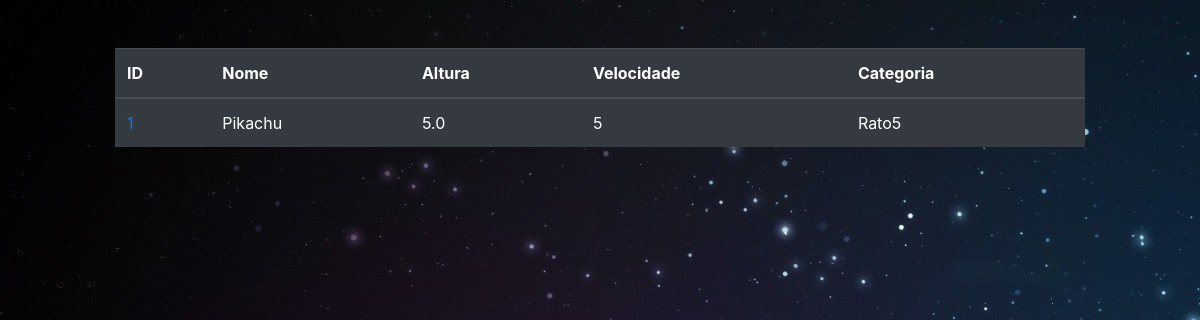
/pokedex/listar, run on an earlier commit of the app's database.
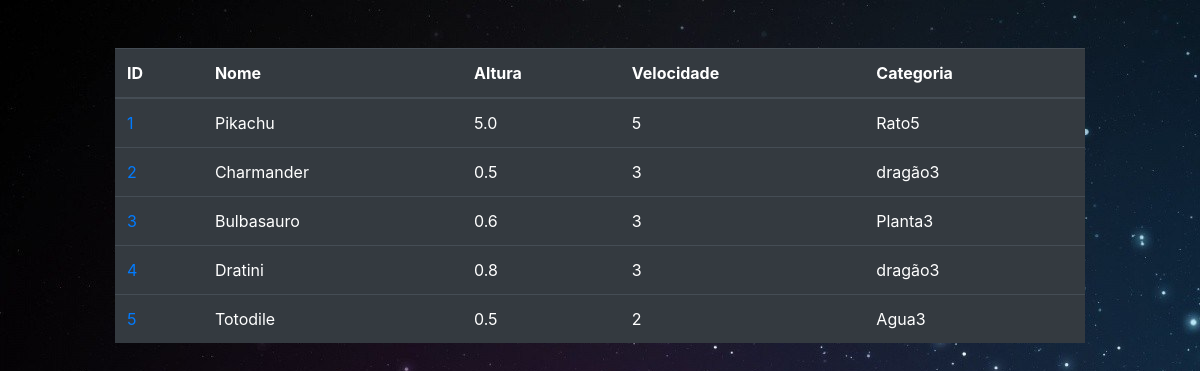
And on a later commit of the database.
### pokedex/models.py (models this page shows, shortened)
class Pokemon(models.Model):
    imagem = models.FileField(upload_to='fotos/')
    nome = models.CharField(max_length=120)
    altura = models.FloatField()
    fk_categoria = models.ForeignKey('Categoria', on_delete=models.PROTECT)
    fk_habilidades = models.ManyToManyField(Habilidade)
    ponto_saude = models.PositiveIntegerField()
    ataque = models.PositiveIntegerField()
    defesa = models.PositiveIntegerField()
    ataque_especial = models.PositiveIntegerField()
    defesa_especial = models.PositiveIntegerField()
    velocidade = models.PositiveIntegerField()
    evolucao = models.ManyToManyField('Pokemon',null=True, blank=True)

class Categoria(models.Model):
    nome = models.CharField(max_length=120, unique=True)

### pokedex/views.py (the view)
# urls.py: path("listar", listarPokemons, name="listar_pokemons"),
def listarPokemons(request):
    pokemons = Pokemon.objects.all()
    contexto = {
        "todos_pokemons": pokemons,
    }
    return render(request, 'listar.html', contexto)

### pokedex/templates/listar.html
{% extends "base.html" %}
{% block conteudo %}
    <table class="table table-hover table-dark" >
        <thead>
        <tr>
            <th>ID</th>
            <th>Nome</th>
            <th>Altura</th>
            <th>Velocidade</th>
            <th>Categoria</th>
        </tr>
        </thead>
        <tbody>
        {% for objeto in todos_pokemons %}
            <tr scope="row">
                <td><a href="{% url 'pokedex:um_pokemon' idpokemon=objeto.id %}">
                    {{ objeto.id }}</a></td>
                <td>{{ objeto.nome }}</td>
                <td>{{ objeto.altura }}</td>
                <td>{{ objeto.velocidade }}</td>
                <td>{{ objeto.fk_categoria.nome }}{{ objeto.ataque }}</td>
            </tr>
        {% endfor %}
        </tbody>
    </table>
{% endblock %}

What changed in the data, as far as the page shows it:
added Pokemon: id "2", nome "Charmander", altura "0.5", velocidade "3", fk_categoria.nome "dragão", ataque "3"
added Pokemon: id "3", nome "Bulbasauro", altura "0.6", velocidade "3", fk_categoria.nome "Planta", ataque "3"
added Pokemon: id "4", nome "Dratini", altura "0.8", velocidade "3", fk_categoria.nome "dragão", ataque "3"
added Pokemon: id "5", nome "Totodile", altura "0.5", velocidade "2", fk_categoria.nome "Agua", ataque "3"
